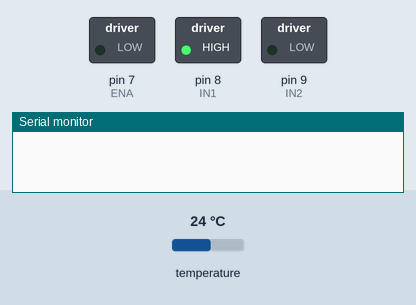
A sketch run on a simulated Arduino Uno, built with avr-gcc and run on an emulated ATmega328P. Shown: switched loads named in the sketch (green lamp = pin HIGH), the last lines printed to the serial monitor. The inputs (shaded band) are chosen by the test bench; at power-on: temperature 24 °C.

Above: at 0.1 s.
At 0.8 s:
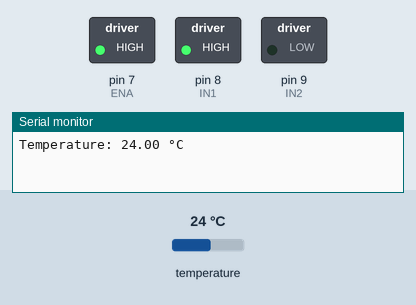
Timing chart, 0 to 2.3 s (numbered marks = the images above):
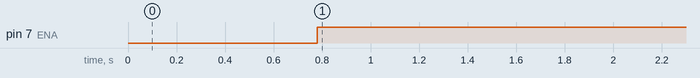

Measured:
- by itself, pin 7 (ENA): LOW → HIGH at 0.78 s

The sketch:

temperature_fan_controller.ino
```cpp
#include <OneWire.h>
#include <DallasTemperature.h>

#define ONE_WIRE_BUS 3    // DS18B20 data pin
#define ENA 7             // Enable pin for L298N (PWM)
#define IN1 8
#define IN2 9

OneWire oneWire(ONE_WIRE_BUS);
DallasTemperature sensors(&oneWire);

float temperatureC;

//runs once
void setup() {
  Serial.begin(9600);
  sensors.begin();

  pinMode(ENA, OUTPUT);
  pinMode(IN1, OUTPUT);
  pinMode(IN2, OUTPUT);

  digitalWrite(IN1, HIGH);
  digitalWrite(IN2, LOW);  // Motor direction
}

//runs again and again
void loop() {
  sensors.requestTemperatures();
  temperatureC = sensors.getTempCByIndex(0);//arduino reads the temperature

  Serial.print("Temperature: ");
  Serial.print(temperatureC);
  Serial.println(" °C");

  // Map temperature (20–60°C) to PWM between 191 (≈9V) and 255 (≈12V)
  int motorSpeed = map(constrain(temperatureC, 20, 60), 20, 60, 191, 255);
  analogWrite(ENA, motorSpeed);//generates pwm signal

  Serial.print("Motor Speed (PWM): ");
  Serial.println(motorSpeed);

  delay(1000);
}
```
